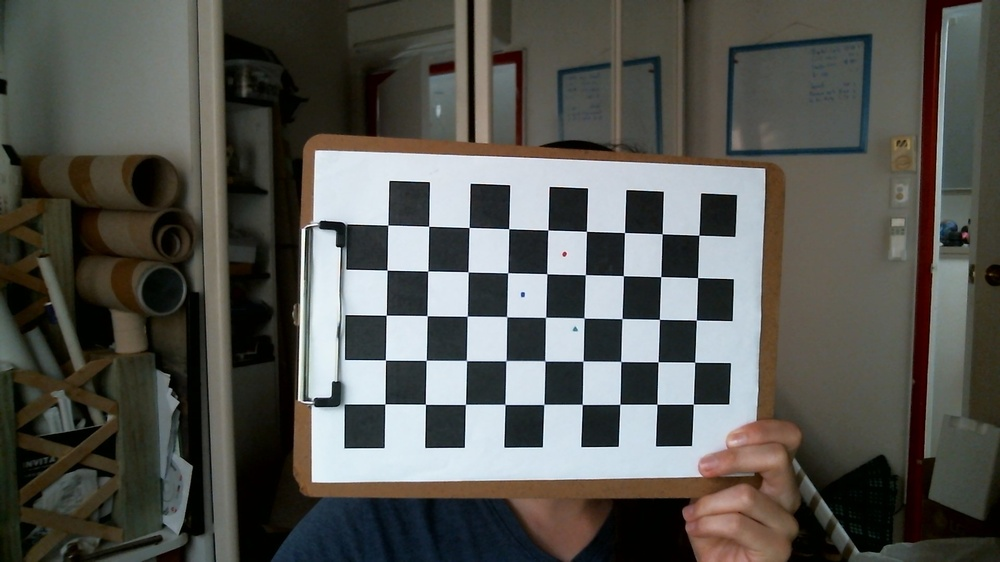
%> input picture Testimages/Color1.jpg, 1000 x 562 px, shrunk from 1920 x 1080 before the run
$ octave OrbFeatureExtraction.m   (GNU Octave 9; MATLAB toolbox functions it lacks are replaced by stand-ins)
%> lines starting %> are read from the running program, lines starting %| are printed output that depends on the picture
### BoxFind.m
function [roi, Corners, Reddiff, Bluediff] = BoxFind(image, showFigures)
    arguments
        image
        showFigures {mustBeNumericOrLogical}
    end
%Find the bounding box of a checker board pattern
%   outputs the topleft and bottom right coordinates of the bounding box
% Marcus
try
    I = imread(image);
catch
    error("Error reading image")
end

% Detect the checkerboard points.
[imagePoints,boardSize] = detectCheckerboardPoints(I);

Points = [1; boardSize(1,1)-1; length(imagePoints)-(boardSize(1,1)-2); length(imagePoints)];

%Finding the bounding box of the checkerboard
TopLeft = min(imagePoints);
BottomRight = max(imagePoints);
BottomLeft = [TopLeft(1,1), BottomRight(1,2)];

%Get Corner Points
Corners = [imagePoints(Points(1),:); imagePoints(Points(2),:); imagePoints(Points(3),:) ;imagePoints(Points(4),:)];

% Calcuate Lengths of the blue lines
a = Corners(1,1)-Corners(2,1);
b = Corners(1,2)-Corners(2,2);
c = sqrt(a^2+b^2);

a2 = Corners(3,1)-Corners(4,1);
b2 = Corners(3,2)-Corners(4,2);
c2 = sqrt(a2^2+b2^2);

Bluediff = c - c2;

% Calcuate Lengths of the red lines
a = Corners(1,1)-Corners(3,1);
b = Corners(1,2)-Corners(3,2);
c = sqrt(a^2+b^2);

a2 = Corners(2,1)-Corners(4,1);
b2 = Corners(2,2)-Corners(4,2);
c2 = sqrt(a2^2+b2^2);

Reddiff = c - c2;
roi = [TopLeft abs(BottomRight-TopLeft)];

if showFigures == true % Showing the box
    % Adding Markers
    %J = insertText(I,imagePoints,1:size(imagePoints,1)); % IF UNCOMMENT
    %CHANGE I IN NEXT LINE TO J

    % Adding 1234 Markers for each corner
    J = insertText(I,Corners,1:size(Corners,1));

    J = insertMarker(J,imagePoints,'o','Color','red','Size',5);

    J = insertMarker(J,TopLeft,'plus','Color','cyan','Size',10);
    J = insertMarker(J,BottomRight,'plus','Color','cyan','Size',10);

    J = insertMarker(J,BottomLeft,'plus','Color','green','Size',10);

    % Add ROI Rectangle
    J = insertShape(J,'rectangle',[TopLeft abs(BottomRight-TopLeft)],'LineWidth',2,'Color','black');


    % Add Blue Lines
    J = insertShape(J,'Line',[[Corners(1,:)] [Corners(2,:)]],'LineWidth',2,'Color','blue');
    J = insertShape(J,'Line',[[Corners(3,:)] [Corners(4,:)]],'LineWidth',2,'Color','blue');

    % Add Red Lines
    J = insertShape(J,'Line',[[Corners(1,:)] [Corners(3,:)]],'LineWidth',2,'Color','red');
    J = insertShape(J,'Line',[[Corners(2,:)] [Corners(4,:)]],'LineWidth',2,'Color','red');

    imshow(J);
    title(sprintf('BlueDiff %4.2f RedDiff %4.2f' ,Bluediff, Reddiff));
    %figure(1);
end

end

### OrbFeatureExtraction.m
Image1 = 'Color1.jpg';
Image2 = 'Color4.jpg';


I1gs = rgb2gray (imread(Image1));
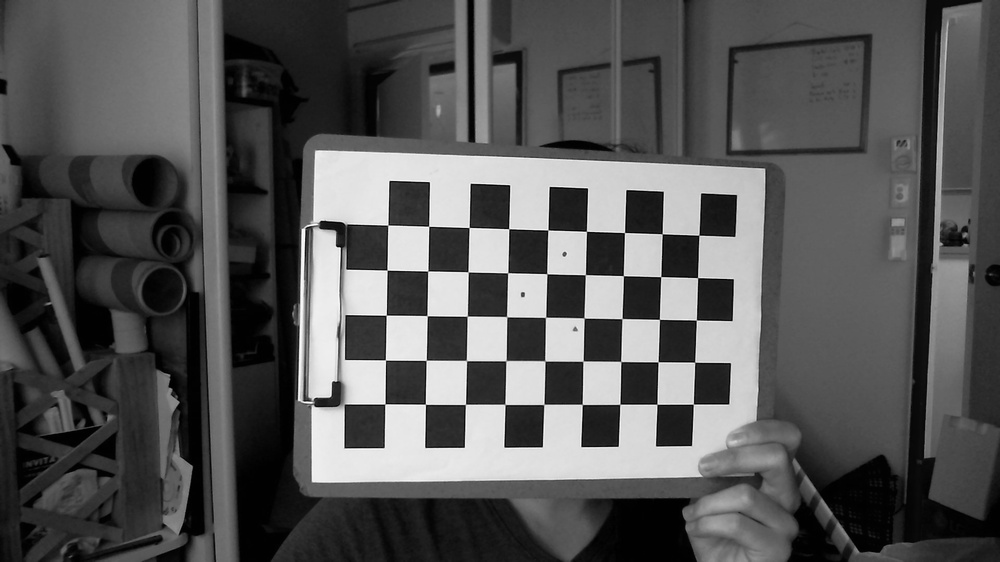
%> I1gs: size 562x1000 uint8; min 0, max 255, mean 85.3
I2gs = rgb2gray (imread(Image2));
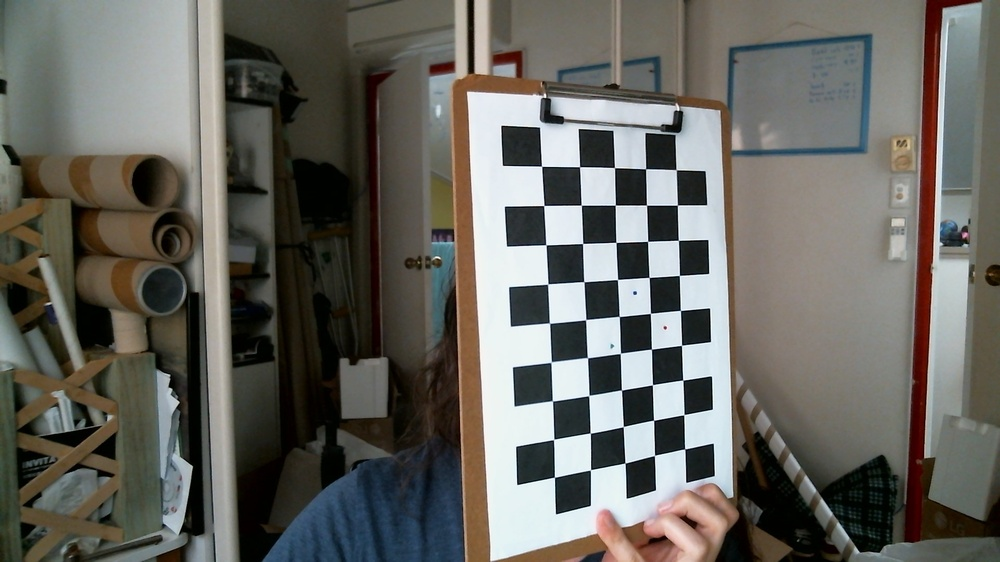
%> input picture Testimages/Color4.jpg, 1000 x 562 px, shrunk from 1920 x 1080 before the run
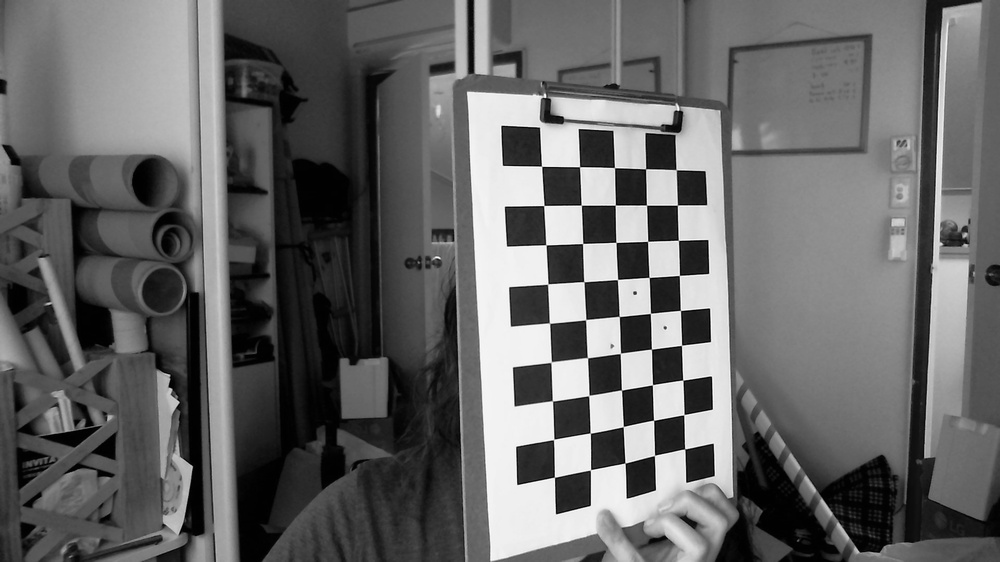
%> I2gs: size 562x1000 uint8; min 0, max 255, mean 101.4

ROI1 = BoxFind(Image1);
%> in BoxFind, I is the input picture: size 562x1000x3 uint8; mean R, G, B 85.8, 85.9, 81.1
%> the run ends on the next line
